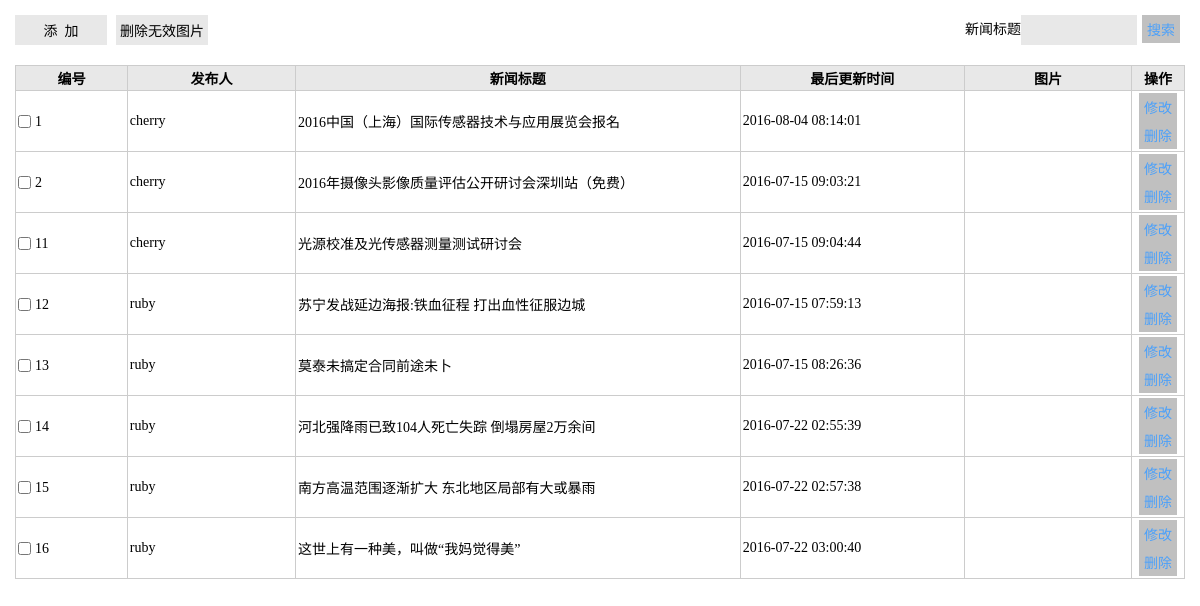
The page /admin/listNews.php (signed in) on the database its author committed.
### tables this page shows
CREATE TABLE `news` (
  `id` int(11) NOT NULL AUTO_INCREMENT,
  `author` varchar(50) NOT NULL DEFAULT '' COMMENT '发布人',
  `title` varchar(50) NOT NULL DEFAULT '' COMMENT '新闻标题',
  `abstract_content` text COMMENT '新闻内容摘要',
  `content` mediumtext COMMENT '新闻内容',
  `last_changed` int(10) unsigned NOT NULL COMMENT '发布时间',
  `image1` varchar(100) NOT NULL DEFAULT '' COMMENT '新闻图片1',
  `image2` varchar(100) NOT NULL DEFAULT '' COMMENT '新闻图片2',
  PRIMARY KEY (`id`)
);

### lib/mysql.func.php (called while the page is built, shortened)
<?php
function fetchAll($sql,$result_type=MYSQL_ASSOC){
	$result=mysql_query($sql);
	while(@$row=mysql_fetch_array($result,$result_type)){
		$rows[]=$row;
	}
	return $rows;
}
function getResultNum($sql){
	$result=mysql_query($sql);
	return mysql_num_rows($result);
}

### admin/listNews.php (the view, shortened to what this page needs)
<?php
$where = $page_where = "";
$page=$_REQUEST['page']?(int)$_REQUEST['page']:1;
$sql="select id,author,title,last_changed,image1 from news {$where}";
$totalRows=getResultNum($sql);
$pageSize=10;
$totalPage=ceil($totalRows/$pageSize);
if($page>=$totalPage)$page=$totalPage;
$offset=($page-1)*$pageSize;
$sql="select id,author,title,last_changed,image1 from news {$where} order by id asc limit {$offset},{$pageSize}";
$rows=fetchAll($sql);
?>
<!doctype html>
<html>
<head>
<link rel="stylesheet" href="styles/backstage.css">
</head>
<body>
<div class="details">
   <div class="details_operation clearfix">
       <div class="bui_select">
          <input type="button" value="添&nbsp;&nbsp;加" class="add"  onclick="addNews()">
          <input type="button" value="删除无效图片" class="add" onclick="delUnableNewsImg()" style="margin-left: 5px;">
       </div>
       <div class="fr">
			<div class="text">
				<span>新闻标题</span>
				<input type="text" value="<?php echo $_REQUEST['title'];?>" class="search" id="title">
			</div>
			<div class="fr"><input type="button" value="搜索" class="btn" onclick="search()"> </div>
		</div>
   </div>
   <table class="table" cellspacing="0" cellpadding="0">
      <thead>
          <tr>
             <th width="10%">编号</th>
             <th width="15%">发布人</th>
             <th width="40%">新闻标题</th>
             <th width="20%">最后更新时间</th>
             <th width="15%">图片</th>
             <th>操作</th>
          </tr>
      </thead>
      <tbody>
       <?php  foreach($rows as $row):?>
         <tr>
             <td><input type="checkbox" id="c1" class="check"><label for="c1" class="label"><?php echo $row['id'];?></label></td>
             <td><?php echo $row['author'];?></td>
             <td><?php echo $row['title'];?></td>
             <td><?php echo date("Y-m-d H:i:s",$row['last_changed']);?></td>
             <td style="text-align: center;">
             </td>
             <td align="center"><input type="button" value="修改" class="btn" onclick="editNews(<?php echo $row['id'];?>)"><input type="button" value="删除" class="btn"  onclick="delNews(<?php echo $row['id'];?>)"></td>
         </tr>
         <?php endforeach;?>
      </tbody>
  </table>
</div>
</body>
</html>

### admin/styles/backstage.css (style rules this page uses)
* { margin: 0;padding: 0; }
input,select,textarea { outline: none;border: none; background: none; }
.clearfix:after, .clearfix:before { content: ""; display: table; }
.clearfix:after { clear: both; }
.clearfix { zoom:1; }
.fr { float: right; }
.details_operation { margin-bottom: 20px; }
.details { padding: 15px; font-family: "微软雅黑"; }
.bui_select { height: 30px; float: left; }
.add { width: 92px; height: 30px; font-family: "微软雅黑"; font-size: 14px; background-color: #E8E8E8; }
.text { float: left; margin-left: 20px; display: inline; }
.text span { line-height: 30px; font-size: 14px; float:left; }
.search { width: 100px; height: 30px; line-height: 30px\9; background-color: #E8E8E8; padding: 0 8px; }
.table { border-collapse: collapse; width: 100%; font-size: 14px; }
.table th { background-color: #E8E8E8; }
.table th, .table td { border: solid 1px #ccc; padding: 2px; }
.label,.check { vertical-align: middle; }
.check { margin-right: 4px; }
.btn { padding: 4px 5px; margin:0 5px;background-color: #c0c0c0;font-family: "微软雅黑"; font-size: 14px; color:#4ba0fa }

### rows shown on the page
news: id "1", author "cherry", title "2016中国（上海）国际传感器技术与应用展览会报名", last_changed "2016-08-04 08:14:01"
news: id "2", author "cherry", title "2016年摄像头影像质量评估公开研讨会深圳站（免费）", last_changed "2016-07-15 09:03:21"
news: id "11", author "cherry", title "光源校准及光传感器测量测试研讨会", last_changed "2016-07-15 09:04:44"
news: id "12", author "ruby", title "苏宁发战延边海报:铁血征程 打出血性征服边城", last_changed "2016-07-15 07:59:13"
news: id "13", author "ruby", title "莫泰未搞定合同前途未卜", last_changed "2016-07-15 08:26:36"
news: id "14", author "ruby", title "河北强降雨已致104人死亡失踪 倒塌房屋2万余间", last_changed "2016-07-22 02:55:39"
news: id "15", author "ruby", title "南方高温范围逐渐扩大 东北地区局部有大或暴雨", last_changed "2016-07-22 02:57:38"
news: id "16", author "ruby", title "这世上有一种美，叫做“我妈觉得美”", last_changed "2016-07-22 03:00:40"
